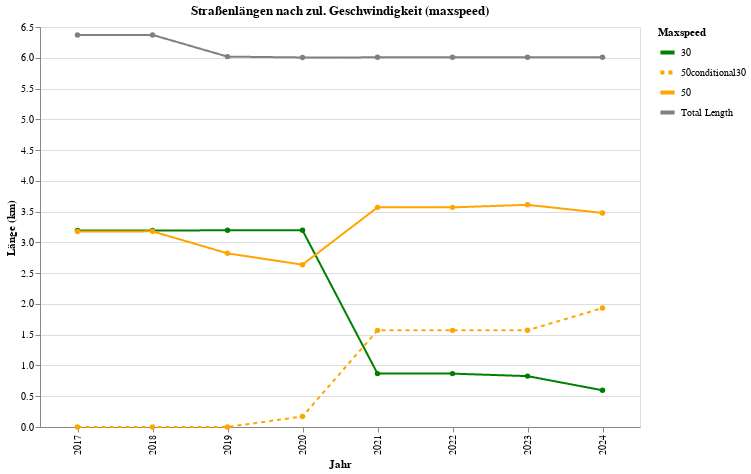

Notebook code for this chart:
### Code cell
def plot_road_lengths_by_maxspeed(df_lengths_pivot: pd.DataFrame) -> alt.Chart:
    """
    Plots road lengths by maxspeed and year as a line chart using Altair.
    Shows dashed line for '50conditional30' in both chart and legend.
    """

    import altair as alt
    import pandas as pd

    data = df_lengths_pivot.copy()
    data["Total Length"] = data.drop(columns=["year"]).sum(axis=1)

    data_long = data.melt(
        id_vars=["year"],
        var_name="maxspeed",
        value_name="length"
    )

    color_scale = alt.Scale(
        domain=["30", "50conditional30", "50", "Total Length"],
        range=["green", "orange", "orange", "gray"]
    )

    stroke_dash_scale = alt.Scale(
        domain=["30", "50conditional30", "50", "Total Length"],
        range=[[1, 0], [4, 4], [1, 0], [1, 0]]
    )

    chart = alt.Chart(data_long).mark_line(point=True).encode(
    x=alt.X("year:O", title="Jahr"),
    y=alt.Y("length:Q", title="Länge (km)"),
    color=alt.Color(
        "maxspeed:N",
        title="Maxspeed",
        scale=color_scale,
        legend=alt.Legend(
            symbolType="stroke",
            symbolSize=200,
            symbolStrokeWidth=4
        )
    ),
    strokeDash=alt.StrokeDash(
        "maxspeed:N",
        scale=stroke_dash_scale
    ),
    tooltip=[
        alt.Tooltip("year:O", title="Jahr"),
        alt.Tooltip("maxspeed:N", title="Maxspeed"),
        alt.Tooltip("length:Q", format=".2f", title="Länge (km)")
    ]
).properties(
    title="Straßenlängen nach zul. Geschwindigkeit (maxspeed)",
    width=600,
    height=400
)

    return chart


road_length_plot = plot_road_lengths_by_maxspeed(df_lengths_pivot)
road_length_plot

### Figure 1 — Vega-Lite specification as saved in the notebook (floating-point values rounded to 4 significant figures)
{"config": {"view": {"continuousWidth": 300, "continuousHeight": 300}}, "data": {"name": "data-b5be55294eac8e590bd55ce106a65f8f"}, "mark": {"type": "line", "point": true}, "encoding": {"color": {"field": "maxspeed", "legend": {"symbolSize": 200, "symbolStrokeWidth": 4, "symbolType": "stroke"}, "scale": {"domain": ["30", "50conditional30", "50", "Total Length"], "range": ["green", "orange", "orange", "gray"]}, "title": "Maxspeed", "type": "nominal"}, "strokeDash": {"field": "maxspeed", "scale": {"domain": ["30", "50conditional30", "50", "Total Length"], "range": [[1, 0], [4, 4], [1, 0], [1, 0]]}, "type": "nominal"}, "tooltip": [{"field": "year", "title": "Jahr", "type": "ordinal"}, {"field": "maxspeed", "title": "Maxspeed", "type": "nominal"}, {"field": "length", "format": ".2f", "title": "Länge (km)", "type": "quantitative"}], "x": {"field": "year", "title": "Jahr", "type": "ordinal"}, "y": {"field": "length", "title": "Länge (km)", "type": "quantitative"}}, "height": 400, "title": "Straßenlängen nach zul. Geschwindigkeit (maxspeed)", "width": 600, "$schema": "https://vega.github.io/schema/vega-lite/v5.20.1.json", "datasets": {"data-b5be55294eac8e590bd55ce106a65f8f": [{"year": 2017, "maxspeed": "30", "length": 3.193}, {"year": 2018, "maxspeed": "30", "length": 3.192}, {"year": 2019, "maxspeed": "30", "length": 3.197}, {"year": 2020, "maxspeed": "30", "length": 3.197}, {"year": 2021, "maxspeed": "30", "length": 0.8675}, {"year": 2022, "maxspeed": "30", "length": 0.8675}, {"year": 2023, "maxspeed": "30", "length": 0.8267}, {"year": 2024, "maxspeed": "30", "length": 0.5968}, {"year": 2017, "maxspeed": "50", "length": 3.176}, {"year": 2018, "maxspeed": "50", "length": 3.179}, {"year": 2019, "maxspeed": "50", "length": 2.822}, {"year": 2020, "maxspeed": "50", "length": 2.638}, {"year": 2021, "maxspeed": "50", "length": 3.569}, {"year": 2022, "maxspeed": "50", "length": 3.569}, {"year": 2023, "maxspeed": "50", "length": 3.61}, {"year": 2024, "maxspeed": "50", "length": 3.479}, {"year": 2017, "maxspeed": "50conditional30", "length": 0.0}, {"year": 2018, "maxspeed": "50conditional30", "length": 0.0}, {"year": 2019, "maxspeed": "50conditional30", "length": 0.0}, {"year": 2020, "maxspeed": "50conditional30", "length": 0.171}, {"year": 2021, "maxspeed": "50conditional30", "length": 1.57}, {"year": 2022, "maxspeed": "50conditional30", "length": 1.57}, {"year": 2023, "maxspeed": "50conditional30", "length": 1.572}, {"year": 2024, "maxspeed": "50conditional30", "length": 1.932}, {"year": 2017, "maxspeed": "Total Length", "length": 6.369}, {"year": 2018, "maxspeed": "Total Length", "length": 6.372}, {"year": 2019, "maxspeed": "Total Length", "length": 6.019}, {"year": 2020, "maxspeed": "Total Length", "length": 6.005}, {"year": 2021, "maxspeed": "Total Length", "length": 6.007}, {"year": 2022, "maxspeed": "Total Length", "length": 6.007}, {"year": 2023, "maxspeed": "Total Length", "length": 6.009}, {"year": 2024, "maxspeed": "Total Length", "length": 6.008}]}}
